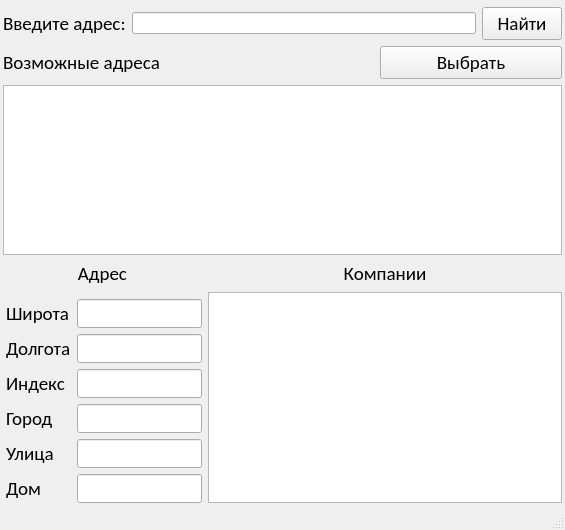
<?xml version="1.0" encoding="UTF-8"?>
<ui version="4.0">
 <class>QMainWindow</class>
 <widget class="QMainWindow" name="QMainWindow">
  <property name="geometry">
   <rect>
    <x>0</x>
    <y>0</y>
    <width>565</width>
    <height>530</height>
   </rect>
  </property>
  <property name="windowTitle">
   <string>Geocoder</string>
  </property>
  <widget class="QWidget" name="centralwidget">
   <widget class="QWidget" name="layoutWidget">
    <property name="geometry">
     <rect>
      <x>0</x>
      <y>7</y>
      <width>562</width>
      <height>496</height>
     </rect>
    </property>
    <layout class="QGridLayout" name="gridLayout">
     <property name="leftMargin">
      <number>3</number>
     </property>
     <item row="7" column="0" colspan="2">
      <layout class="QFormLayout" name="Data">
       <property name="sizeConstraint">
        <enum>QLayout::SetDefaultConstraint</enum>
       </property>
       <property name="fieldGrowthPolicy">
        <enum>QFormLayout::FieldsStayAtSizeHint</enum>
       </property>
       <property name="rowWrapPolicy">
        <enum>QFormLayout::DontWrapRows</enum>
       </property>
       <property name="labelAlignment">
        <set>Qt::AlignLeading|Qt::AlignLeft|Qt::AlignVCenter</set>
       </property>
       <property name="formAlignment">
        <set>Qt::AlignLeading|Qt::AlignLeft|Qt::AlignTop</set>
       </property>
       <property name="leftMargin">
        <number>3</number>
       </property>
       <property name="topMargin">
        <number>7</number>
       </property>
       <item row="0" column="0">
        <widget class="QLabel" name="label_3">
         <property name="font">
          <font>
           <family>Calibri</family>
           <pointsize>14</pointsize>
          </font>
         </property>
         <property name="text">
          <string>Широта</string>
         </property>
        </widget>
       </item>
       <item row="0" column="1">
        <widget class="QLineEdit" name="latitude_output">
         <property name="font">
          <font>
           <family>Calibri</family>
           <pointsize>12</pointsize>
          </font>
         </property>
         <property name="readOnly">
          <bool>true</bool>
         </property>
        </widget>
       </item>
       <item row="1" column="0">
        <widget class="QLabel" name="label_4">
         <property name="font">
          <font>
           <family>Calibri</family>
           <pointsize>14</pointsize>
          </font>
         </property>
         <property name="text">
          <string>Долгота</string>
         </property>
        </widget>
       </item>
       <item row="2" column="0">
        <widget class="QLabel" name="label_8">
         <property name="font">
          <font>
           <family>Calibri</family>
           <pointsize>14</pointsize>
          </font>
         </property>
         <property name="text">
          <string>Индекс</string>
         </property>
        </widget>
       </item>
       <item row="3" column="0">
        <widget class="QLabel" name="label_5">
         <property name="font">
          <font>
           <family>Calibri</family>
           <pointsize>14</pointsize>
          </font>
         </property>
         <property name="text">
          <string>Город</string>
         </property>
        </widget>
       </item>
       <item row="4" column="0">
        <widget class="QLabel" name="label_6">
         <property name="font">
          <font>
           <family>Calibri</family>
           <pointsize>14</pointsize>
          </font>
         </property>
         <property name="text">
          <string>Улица</string>
         </property>
        </widget>
       </item>
       <item row="5" column="0">
        <widget class="QLabel" name="label_7">
         <property name="font">
          <font>
           <family>Calibri</family>
           <pointsize>14</pointsize>
          </font>
         </property>
         <property name="text">
          <string>Дом</string>
         </property>
        </widget>
       </item>
       <item row="1" column="1">
        <widget class="QLineEdit" name="longitude_output">
         <property name="font">
          <font>
           <family>Calibri</family>
           <pointsize>12</pointsize>
          </font>
         </property>
         <property name="readOnly">
          <bool>true</bool>
         </property>
        </widget>
       </item>
       <item row="2" column="1">
        <widget class="QLineEdit" name="index_output">
         <property name="font">
          <font>
           <family>Calibri</family>
           <pointsize>12</pointsize>
          </font>
         </property>
         <property name="readOnly">
          <bool>true</bool>
         </property>
        </widget>
       </item>
       <item row="3" column="1">
        <widget class="QLineEdit" name="city_output">
         <property name="font">
          <font>
           <family>Calibri</family>
           <pointsize>12</pointsize>
          </font>
         </property>
         <property name="readOnly">
          <bool>true</bool>
         </property>
        </widget>
       </item>
       <item row="4" column="1">
        <widget class="QLineEdit" name="street_output">
         <property name="font">
          <font>
           <family>Calibri</family>
           <pointsize>12</pointsize>
          </font>
         </property>
         <property name="readOnly">
          <bool>true</bool>
         </property>
        </widget>
       </item>
       <item row="5" column="1">
        <widget class="QLineEdit" name="building_output">
         <property name="font">
          <font>
           <family>Calibri</family>
           <pointsize>12</pointsize>
          </font>
         </property>
         <property name="readOnly">
          <bool>true</bool>
         </property>
        </widget>
       </item>
      </layout>
     </item>
     <item row="6" column="2">
      <widget class="QLabel" name="label_9">
       <property name="font">
        <font>
         <family>Calibri</family>
         <pointsize>14</pointsize>
        </font>
       </property>
       <property name="text">
        <string>Компании</string>
       </property>
       <property name="alignment">
        <set>Qt::AlignCenter</set>
       </property>
      </widget>
     </item>
     <item row="6" column="0" colspan="2">
      <widget class="QLabel" name="label_10">
       <property name="font">
        <font>
         <family>Calibri</family>
         <pointsize>14</pointsize>
        </font>
       </property>
       <property name="text">
        <string>Адрес</string>
       </property>
       <property name="alignment">
        <set>Qt::AlignCenter</set>
       </property>
      </widget>
     </item>
     <item row="4" column="0" colspan="3">
      <widget class="QListWidget" name="listWidget"/>
     </item>
     <item row="7" column="2">
      <widget class="QListWidget" name="listWidget_2"/>
     </item>
     <item row="1" column="0" colspan="3">
      <layout class="QHBoxLayout" name="horizontalLayout_7">
       <item>
        <widget class="QLabel" name="label">
         <property name="font">
          <font>
           <family>Calibri</family>
           <pointsize>14</pointsize>
          </font>
         </property>
         <property name="text">
          <string>Введите адрес:</string>
         </property>
        </widget>
       </item>
       <item>
        <widget class="QLineEdit" name="address_entry"/>
       </item>
       <item>
        <widget class="QPushButton" name="find_button">
         <property name="font">
          <font>
           <family>Calibri</family>
           <pointsize>14</pointsize>
          </font>
         </property>
         <property name="text">
          <string>Найти</string>
         </property>
        </widget>
       </item>
      </layout>
     </item>
     <item row="2" column="0" colspan="3">
      <layout class="QHBoxLayout" name="horizontalLayout_8">
       <item>
        <widget class="QLabel" name="label_2">
         <property name="font">
          <font>
           <family>Calibri</family>
           <pointsize>14</pointsize>
          </font>
         </property>
         <property name="text">
          <string>Возможные адреса</string>
         </property>
        </widget>
       </item>
       <item>
        <widget class="QLabel" name="label_11">
         <property name="text">
          <string/>
         </property>
        </widget>
       </item>
       <item>
        <widget class="QPushButton" name="choose_button">
         <property name="sizePolicy">
          <sizepolicy hsizetype="Minimum" vsizetype="Fixed">
           <horstretch>0</horstretch>
           <verstretch>0</verstretch>
          </sizepolicy>
         </property>
         <property name="font">
          <font>
           <family>Calibri</family>
           <pointsize>14</pointsize>
          </font>
         </property>
         <property name="text">
          <string>Выбрать</string>
         </property>
         <property name="autoDefault">
          <bool>false</bool>
         </property>
         <property name="default">
          <bool>false</bool>
         </property>
         <property name="flat">
          <bool>false</bool>
         </property>
        </widget>
       </item>
      </layout>
     </item>
    </layout>
   </widget>
  </widget>
  <widget class="QStatusBar" name="statusbar"/>
 </widget>
 <resources/>
 <connections/>
</ui>
